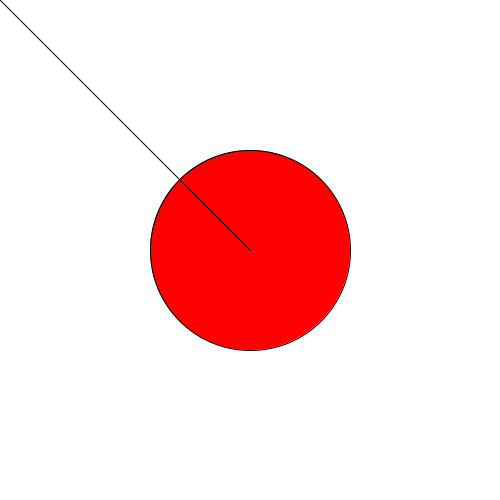
Frame 1 (no input)
Frame 60 (the mouse pressed at the canvas centre just before this capture): identical to frame 1, image omitted
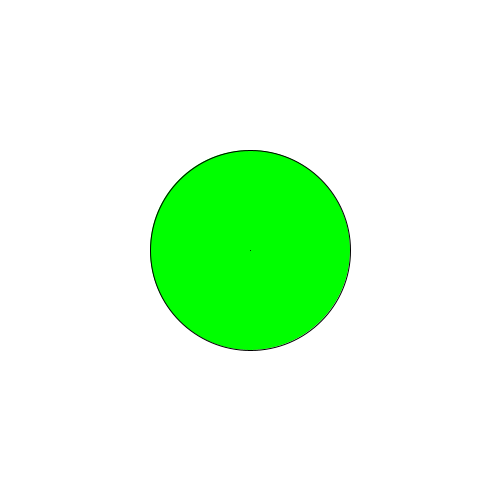
Frame 120 (the mouse held since frame 60 and released just before this capture)

The Processing sketch that drew these frames (run headless with seeded random() and noise(); from frame 60 on, the mouse is pressed at the canvas centre):

// Processing sketch: dist_radius_example
// ── dist_radius_example.pde
int radius = 100;
void setup() {
  size(500, 500);
}
void draw() {
  background(255);
  float d = dist(mouseX, mouseY, width/2, height/2);
  println(d);
  
  if (d < radius) {
    fill(0, 255, 0);
  } else {
    fill(255, 0, 0);
  }
  ellipse(width/2, height/2, radius*2, radius*2);
  line(mouseX, mouseY, width/2, height/2);
}
